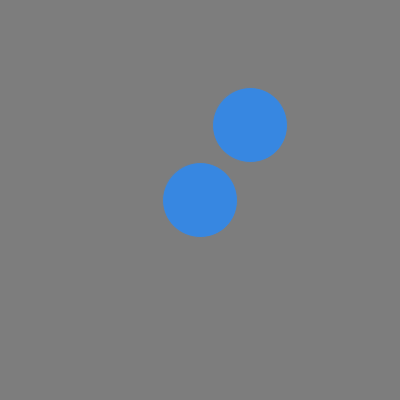
Frame 1 (no input)
Frame 60 (the mouse pressed at the canvas centre just before this capture): identical to frame 1, image omitted
Frame 120 (the mouse held since frame 60 and released just before this capture): identical to frame 1, image omitted

The Processing sketch that drew this single still picture (run headless with seeded random() and noise(); from frame 60 on, the mouse is pressed at the canvas centre):

// Processing sketch: variables_ellipses
// ── variables_ellipses.pde
/* 
Example that uses variables instead of hard-coded values.
Created by Dawn C. Hayes March 2017. 
Modified for Processing July 2017.
*/

//int circX; // declare and initialize a variable. in this case the name of the circle's x position is circX.
int circX = 200; // assign a value to a variable. the name and value is determined by the creator. in this case, the value is 200.
//int circY;   // name the circle's y variable.
int circY = 200; // assign a value to circleY. 
int circStroke = 125; // assign a value to set the grayscale color for the circle's outline. 
int circR = 55; // a value to assign the r spot in an RGB set of arguments.
int circG = 135; // a value to assign the g spot in an RGB set of arguments.
int circB = 225; // a value to assign the b spot in an RGB set of arguments.
int circSize = 75; // a value for the circle's width and height. These are the last two arguments in the ellipse function.
int canvBG = 125; 

void setup() {  
  size(400, 400); 
}


void draw() {
  background(canvBG); // fill in the arguments with the variables. 
  stroke(circStroke); 
  fill(circR, circG, circB);  
  stroke(circStroke);  
  ellipse(circX, circY, circSize, circSize); 
  ellipse(circX + 50, circY - 75, circSize, circSize); 
  fill(circR, circG, circB, 135); 

}
